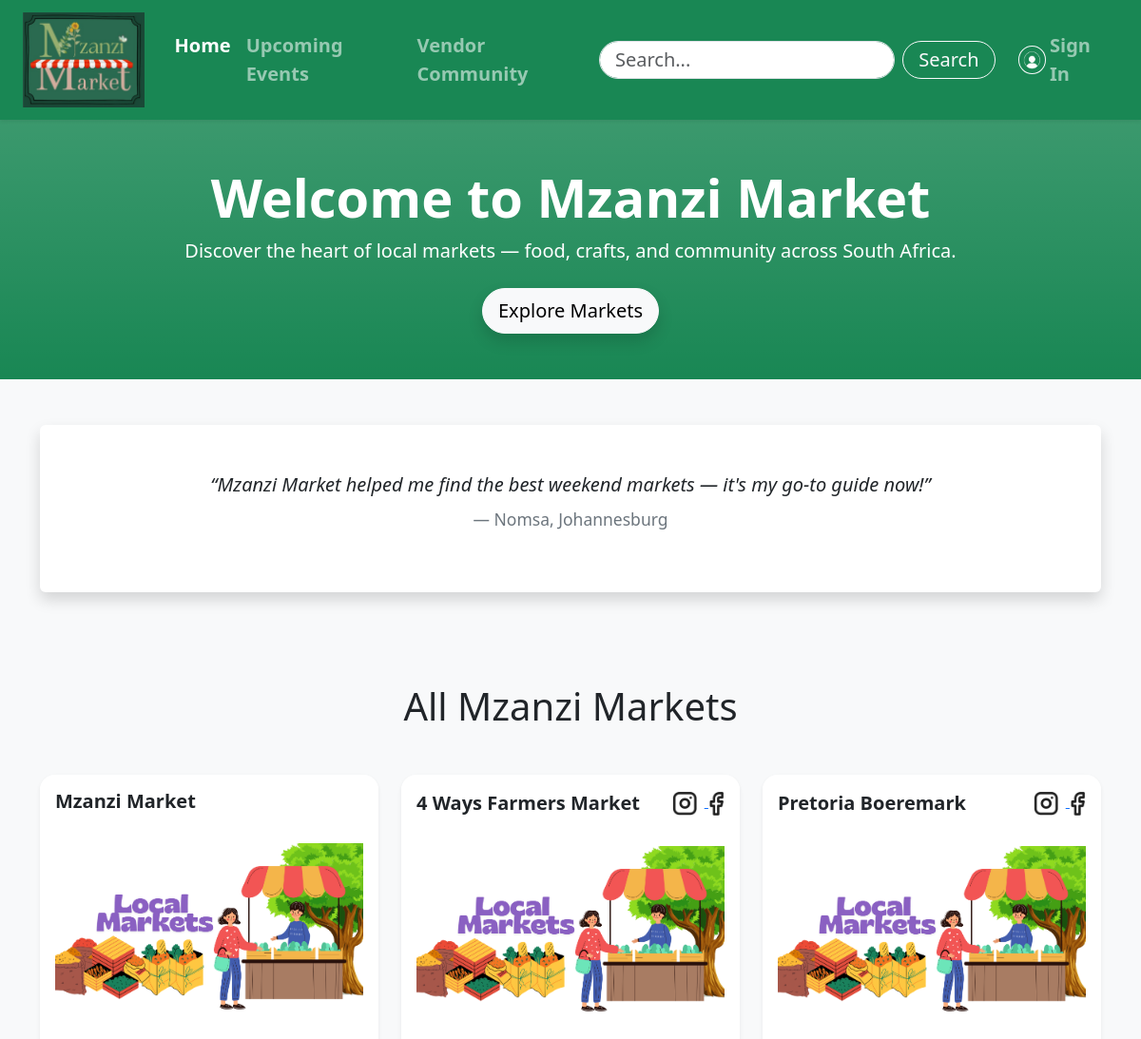
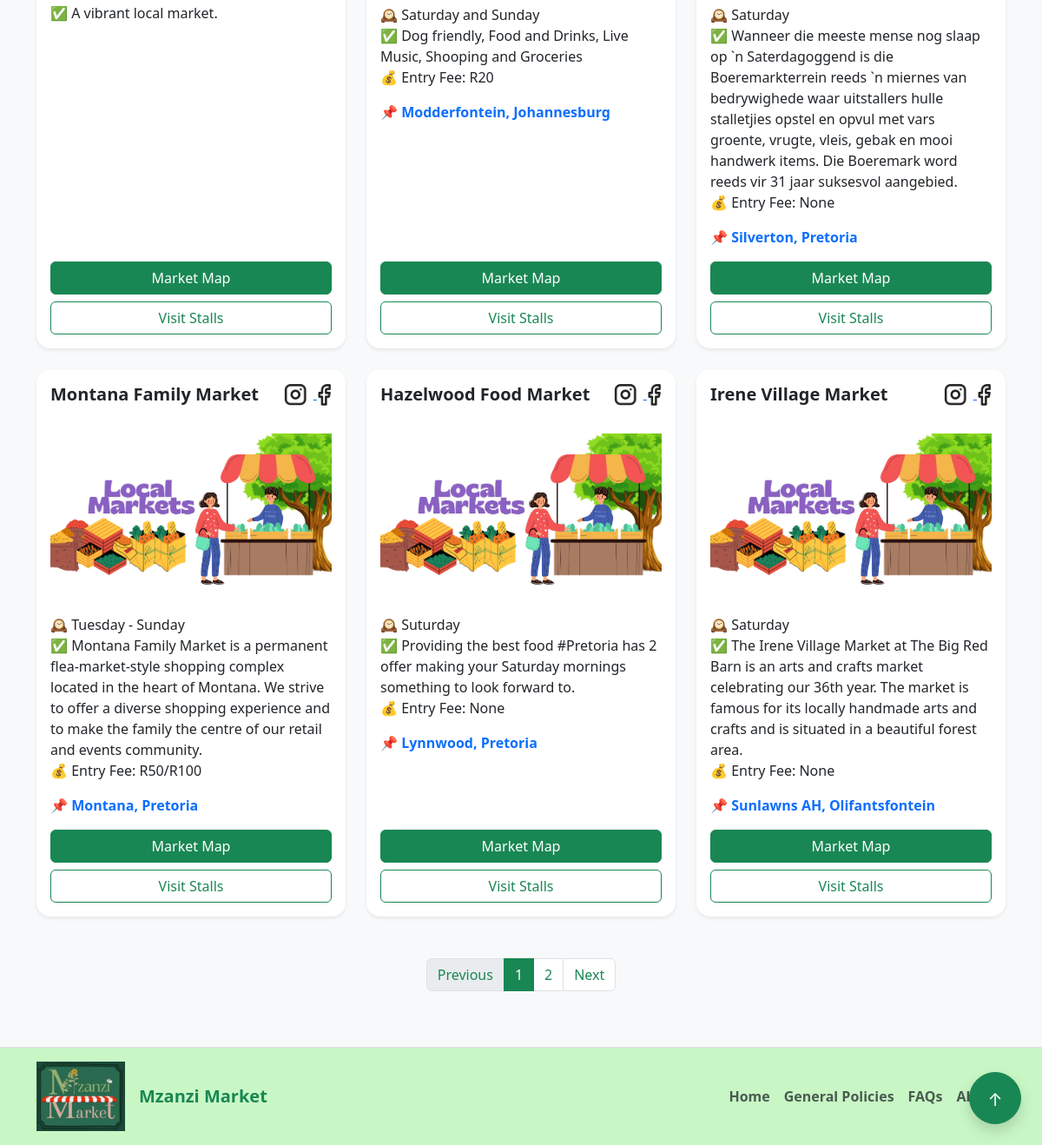
The page / on the database its author committed (2 pictures, top to bottom).
### tables this page shows
CREATE TABLE "Market" (
	"MarketID"	INTEGER,
	"MarketName"	TEXT NOT NULL,
	"MarketDescription"	TEXT,
	"MarketLocationLink"	TEXT,
	"MarketLocation"	TEXT,
	"MarketEntryFee"	TEXT,
	"MarketDate"	DATETIME,
	"MarketDays"	TEXT,
	"MarketPoster"	BLOB,
	"MarketInstagram"	TEXT,
	"MarketFacebook"	TEXT,
	"MarketMap"	BLOB,
	"MarketAdministratorID"	INTEGER,
	PRIMARY KEY("MarketID" AUTOINCREMENT),
	FOREIGN KEY("MarketAdministratorID") REFERENCES "MarketAdministrator"("MarketAdministratorID")
);

### app.py (the view)
@app.route("/", methods=["GET"])
def home():
    page = request.args.get('page', 1, type=int)
    per_page = 6
    offset = (page - 1) * per_page
    conn = get_db_connection()
    total_markets = conn.execute("SELECT COUNT(*) FROM Market").fetchone()[0]
    total_pages = math.ceil(total_markets / per_page)
    markets = conn.execute("SELECT * FROM Market LIMIT ? OFFSET ?", (per_page, offset)).fetchall()
    conn.close()
    return render_template("home.html", markets=markets, page=page,total_pages=total_pages)

### app.py (called while the page is built)
def get_db_connection():
    conn = sqlite3.connect('Mzanzi.db', timeout=30)
    conn.row_factory = sqlite3.Row
    try:
        conn.execute("PRAGMA journal_mode=WAL")
    except:
        pass # If it fails, it just ignores it, but usually it works
    return conn

### templates/home.html (shortened to what this page needs)
<!DOCTYPE html>
<html lang="en">
  <head>
    <link
      href="https://cdn.jsdelivr.net/npm/bootstrap@5.3.3/dist/css/bootstrap.min.css"
      rel="stylesheet"
    />
  </head>
  <body class="bg-light">
    <header id="pageTop">
      <nav
        class="navbar navbar-expand-lg navbar-dark bg-success shadow-sm sticky-top py-2"
      >
        <div class="container-fluid px-4">
          <a class="navbar-brand d-flex align-items-center me-3" href="/">
            <img
              src="{{ url_for('static', filename='images/Logo.png') }}"
              alt="Mzanzi Market"
              height="100"
              class="me-2"
            />
          </a>
          <div class="collapse navbar-collapse" id="navbarSupportedContent">
            <ul class="navbar-nav me-auto mb-2 mb-lg-0">
              <li class="nav-item">
                <a class="nav-link fw-semibold fs-5 active" href="/"
                  >Home</a
                >
              </li>
              <li class="nav-item">
                <a class="nav-link fw-semibold fs-5" href="events"
                  >Upcoming Events</a
                >
              </li>
              <li class="nav-item">
                <a class="nav-link fw-semibold fs-5" href="vendors"
                  >Vendor Community</a
                >
              </li>
            </ul>
            <div class="d-flex align-items-center">
              <form class="d-flex me-3" role="search">
                <input
                  class="form-control me-2 rounded-pill px-3 py-1 fs-5"
                  type="search"
                  placeholder="Search..."
                  aria-label="Search"
                />
                <button
                  class="btn btn-outline-light rounded-pill px-3 py-1 fs-5"
                  type="submit"
                >
                  Search
                </button>
              </form>
              <ul class="navbar-nav d-flex align-items-center mb-0">
                <li class="nav-item">
                  {% if session.get('user_id') %}
                    <a
                      class="nav-link d-flex align-items-center fw-semibold fs-5"
                      href="{{ url_for('userpage') }}"
                    >
                      <img
                        src="{{ url_for('static', filename='images/usericon.png')}}"
                        alt="User"
                        height="30"
                        class="me-1 rounded-circle border border-light p-1"
                      />
                      <span>{{ session['username'] }}</span>
                    </a>
                  {% else %}
                    <a
                      class="nav-link d-flex align-items-center fw-semibold fs-5"
                      href="{{ url_for('login') }}"
                    >
                      <img
                        src="{{ url_for('static', filename='images/usericon.png')}}"
                        alt="User"
                        height="30"
                        class="me-1 rounded-circle border border-light p-1"
                      />
                      <span>Sign In</span>
                    </a>
                  {% endif %}
                </li>
              </ul>
            </div>
          </div>
        </div>
      </nav>
    </header>
    <main>
      <section class="bg-success bg-gradient text-white text-center py-5 mb-5">
        <div class="container">
          <h1 class="display-4 fw-bold">Welcome to Mzanzi Market</h1>
          <p class="lead mb-4">
            Discover the heart of local markets — food, crafts, and community
            across South Africa.
          </p>
          <a href="#markets" class="btn btn-light btn-lg rounded-pill shadow"
            >Explore Markets</a
          >
        </div>
      </section>
      <section class="container my-5">
        <div
          id="testimonialCarousel"
          class="carousel slide"
          data-bs-ride="carousel"
        >
          <div
            class="carousel-inner text-center bg-white rounded shadow py-5 px-3"
          >
            <div class="carousel-item active">
              <blockquote class="blockquote">
                <p class="fs-5 fst-italic mb-4">
                  “Mzanzi Market helped me find the best weekend markets — it's my
                  go-to guide now!”
                </p>
                <footer class="blockquote-footer">Nomsa, Johannesburg</footer>
              </blockquote>
            </div>
          </div>
        </div>
      </section>
      <a href="#pageTop"
        aria-label="Back to top"
        class="btn btn-success btn-lg position-fixed bottom-0 end-0 m-4 shadow rounded-circle"
        style="width: 60px; height: 60px; line-height: 45px; text-align: center;">
        ↑
      </a>
      <div class="container py-5">
          <h1 class="text-center mb-5 fw-light">
              {% if current_id %}
                  Market Details (Market ID: {{ current_id }})
              {% else %}
                  All Mzanzi Markets
              {% endif %}
          </h1>
          <div class="row g-4 justify-content-center">
          {% if markets %}
              {% for market in markets %}
              <div class="col-md-6 col-lg-4">
                  <div class="card border-0 shadow-sm h-100 hover-shadow rounded-4">
                      <div class="card-header bg-white border-0 d-flex justify-content-between align-items-center p-3 rounded-top-4">
                          <h5 class="fw-bold mb-0">{{ market['MarketName'] }}</h5>
                          <div>
                              {% if market['MarketInstagram'] %}
                              <a href="{{ market['MarketInstagram'] }}" target="_blank" aria-label="Instagram Link">
                                  <img src="{{ url_for('static', filename='images/instagram.png') }}" alt="instagram" height="25" class="me-2" />
                              </a>
                              {% endif %}
                              {% if market['MarketFacebook'] %}
                              <a href="{{ market['MarketFacebook'] }}" target="_blank" aria-label="Facebook Link">
                                  <img src="{{ url_for('static', filename='images/facebook.png') }}" alt="facebook" height="25" />
                              </a>
                              {% endif %}
                          </div>
                      </div>
                      {% if market['MarketImage'] %}
                          <img src="{{ url_for('static', filename=market['MarketImage']) }}"
                              class="card-img-top img-fluid bg-white p-3 rounded"
                              alt="{{ market['MarketName'] }}" />
                      {% else %}
                          <img src="{{ url_for('static', filename='images/default.png') }}"
                              class="card-img-top img-fluid bg-white p-3 rounded"
                              alt="{{ market['MarketName'] }}" />
                      {% endif %}
                      <div class="card-body d-flex flex-column">
                          <ul class="list-unstyled mb-3">
                              {% if market['MarketDays'] %}
                              <li>🕰️ {{ market['MarketDays'] }}</li>
                              {% endif %}
                              {% if market['MarketDescription'] %}
                              <li>✅ {{ market['MarketDescription'] }}</li>
                              {% endif %}
                              {% if market['MarketEntryFee'] %}
                              <li>💰 Entry Fee: {{ market['MarketEntryFee'] }}</li>
                              {% endif %}
                          </ul>
                          {% if market['MarketLocationLink'] %}
                          <a href="{{ market['MarketLocationLink'] }}" class="text-decoration-none mb-3 fw-semibold">
                              📌 {{ market['MarketLocation'] or "View on Google Maps" }}
                          </a>
                          {% endif %}
                          <div class="d-grid gap-2 mt-auto">
                              <a href="{{ url_for('market_details', market_id=market['MarketID']) }}" class="btn btn-success">Market Map</a>
                              <a href="vendors" class="btn btn-outline-success">Visit Stalls</a>
                          </div>
                      </div>
                  </div>
              </div>
              {% endfor %}
          {% else %}
              <p class="text-center text-danger fs-5">No markets found in the database.</p>
          {% endif %}
          </div>
          {% if total_pages > 1 %}
          <nav aria-label="Market navigation" class="mt-5">
            <ul class="pagination justify-content-center">
              <li class="page-item {% if page == 1 %}disabled{% endif %}">
                <a class="page-link text-success" href="{{ url_for('home', page=page-1) }}" tabindex="-1" aria-disabled="true">Previous</a>
              </li>
              {% for p in range(1, total_pages + 1) %}
              <li class="page-item {% if p == page %}active{% endif %}">
                <a class="page-link {% if p == page %}bg-success border-success{% else %}text-success{% endif %}" href="{{ url_for('home', page=p) }}">
                    {{ p }}
                </a>
              </li>
              {% endfor %}
              <li class="page-item {% if page == total_pages %}disabled{% endif %}">
                <a class="page-link text-success" href="{{ url_for('home', page=page+1) }}">Next</a>
              </li>
            </ul>
          </nav>
          {% endif %}
          </div>
    </main>
    <footer class="border-top py-3" style="background-color: #c8f7c5">
      <div
        class="container d-flex flex-wrap justify-content-between align-items-center"
      >
        <div class="d-flex align-items-center mb-3 mb-md-0">
          <img
            src="{{ url_for('static', filename='images/Logo.png') }}"
            alt="Mzanzi Market"
            height="80"
            class="me-3"
          />
          <span class="fw-bold text-success fs-5">Mzanzi Market</span>
        </div>
        <ul class="nav col-md-5 justify-content-end">
  <li class="nav-item fw-semibold">
    <a href="{{ url_for('home') }}" class="nav-link px-2 text-muted">Home</a>
  </li>
  <li class="nav-item fw-semibold">
    <a href="{{ url_for('general_policies') }}" class="nav-link px-2 text-muted">General Policies</a>
  </li>
  <li class="nav-item fw-semibold">
    <a href="{{ url_for('faq') }}" class="nav-link px-2 text-muted">FAQs</a>
  </li>
  <li class="nav-item fw-semibold">
    <a href="{{ url_for('about') }}" class="nav-link px-2 text-muted">About</a>
  </li>
</ul>
      </div>
    </footer>
  </body>
</html>

### rows shown on the page
Market: MarketName "Mzanzi Market", MarketDescription "A vibrant local market."
Market: MarketName "4 Ways Farmers Market", MarketDays "Saturday and Sunday", MarketDescription "Dog friendly, Food and Drinks, Live Music, Shooping and Groceries", MarketEntryFee "R20", MarketLocation "Modderfontein, Johannesburg"
Market: MarketName "Pretoria Boeremark", MarketDays "Saturday", MarketDescription "Wanneer die meeste mense nog slaap op `n Saterdagoggend is die Boeremarkterrein reeds `n miernes van bedrywighede waar uitstallers hulle stalletjies opstel en opvul met vars groente, vrugte, vleis, gebak en mooi handwerk items. Die Boeremark word reeds vir 31 jaar suksesvol aangebied.", MarketEntryFee "None", MarketLocation "Silverton, Pretoria"
Market: MarketName "Montana Family Market", MarketDays "Tuesday - Sunday", MarketDescription "Montana Family Market is a permanent flea-market-style shopping complex located in the heart of Montana. We strive to offer a diverse shopping experience and to make the family the centre of our retail and events community.", MarketEntryFee "R50/R100", MarketLocation "Montana, Pretoria"
Market: MarketName "Hazelwood Food Market", MarketDays "Suturday", MarketDescription "Providing the best food #Pretoria has 2 offer making your Saturday mornings something to look forward to.", MarketEntryFee "None", MarketLocation "Lynnwood, Pretoria"
Market: MarketName "Irene Village Market", MarketDays "Saturday", MarketDescription "The Irene Village Market at The Big Red Barn is an arts and crafts market celebrating our 36th year. The market is famous for its locally handmade arts and crafts and is situated in a beautiful forest area.", MarketEntryFee "None", MarketLocation "Sunlawns AH, Olifantsfontein"

### other values the page prints
{{ p }} "1" "2"
